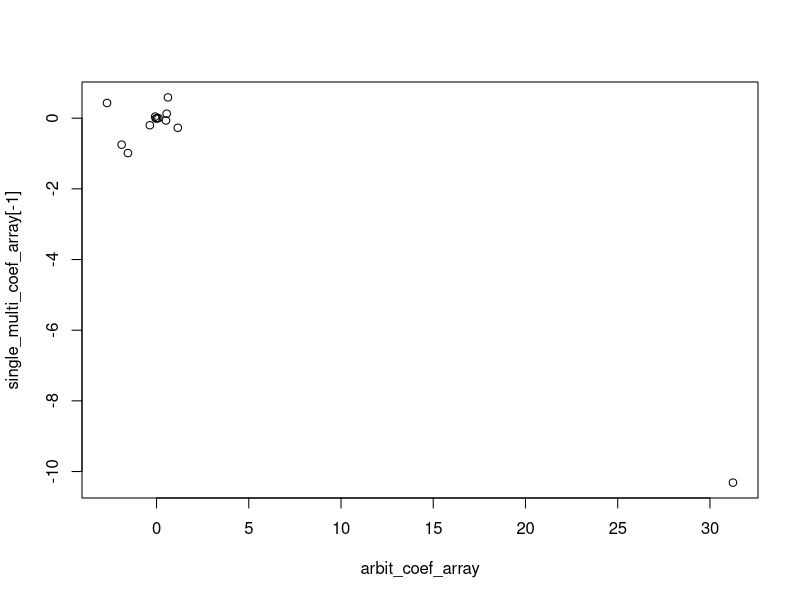

Recreate this plot in R.
# using Boston data
library(MASS)
data_boston = Boston

names(Boston)
data_boston = na.fail(data_boston)
str(data_boston)
attach(data_boston)
# To fit one simple linear regression
model1 = lm(crim~zn)
model1_summary = summary(model1)
# pvalue for zn coefficient
model1_summary$coefficients[,"Pr(>|t|)"][2]


# (a)

########### Function for getting a one on one regression for all predictors ############
# lets create a function that takes a dataframe
# giving it two arguments that will take dataframe and which column index should be y

model_creator_simple_lm = function (data_input,index,onlymodel = T)
  {
    
    # attaching the names of given dataframe
    attach(data_input)

    # Creating 4 lists ,for storing model,its names and summary,its names
    modellist = list()
    summarylist = list()
    modellistnames = list()
    summarylistnames = list()
    # creating a newdata named dataframe without our column y and only has all other X's
    newdata = data_input[,-index]
    count = 1
    
    # Starting the loop to record every model
    for(i in 1:length(data_input[,-index]))
      {
      # temporary model for given y(known from index argument) and current X
      #||||# tempmodel = lm(data_input[,index]~newdata[,count])
      
      # Another way of creating a linear regression and in this we will get coefficient names correctly
      # The following works like this
      # paste( colnames(data_input)[index],"~",colnames(newdata)[count],sep = "") --> this gives output as "crim~zn" ; paste will concentate
      # but we used as.formula("crim~zn") which will tell R to consider the string inside it as formula
      # Thats it!
      tempmodel = lm(as.formula(  paste( colnames(data_input)[index],"~",colnames(newdata)[count],sep = "")  )  )
      
      # Inserting that temp model in model list at its current count
      # Similarliy inserting summaries to in another empty list created earlier 
      modellist[[count]] = tempmodel
      summarylist[[count]] = summary(tempmodel)
      
      # Getting the names for model and summaries as well
      # Inserting that current name based on count and using paste function to concentate strings
      modellistnames[[count]] = paste(names(newdata)[count],"_Model",count,sep = "")
      summarylistnames[[count]] = paste(names(newdata)[count],"_Summary",count,sep = "")
      
      count=count+1
      }
    
    # Assigning the collected names from names list to the model's list
    names(modellist) = modellistnames
    names(summarylist) = summarylistnames
    
    # Creating a final big list which will contain All models  and All summaries as well
    # We have given Its name as Allmodels and Allsummaries to access them
    Model_and_summary = list(Allmodels = modellist,Allsummaries = summarylist)
    
    # Added another argument where we dont want summaries but only models lists
    if(onlymodel==T)
      {
      modellist
      }
    else
      {
      Model_and_summary
      }
  }


########## This function gives out a list of summaries #############
# Takes the list created earlier from the function model_creator_simple lm
# Returns a list that contains summary for each model stored that we got as output from previous function

get_summary_model = function(givenmodel)
  {
    summarylist = list()
    summarylistnames = list()
    count = 1
    for(i in 1:length(givenmodel))
      {
      summarylist[[count]] = summary(givenmodel[[count]])
      summarylistnames[[count]] = paste(names(givenmodel)[count],"_summary",sep = "")
      count = count + 1
      }
    names(summarylist) = summarylistnames
    summarylist
  }


arbit_model = model_creator_simple_lm(data_boston,1,onlymodel = T)
names(arbit_model)

# This are applicable when onlymodel argument is false,Then uncomment these  " #|||# "
#||||# arbit_model["Allmodels"]
#||||# summary(arbit_model["Allmodels"][[1]][[1]])

summary_arbit_model = get_summary_model(arbit_model)


# (b)
# To fit multiple regression model now
single_multi_model  = lm(crim~.,data = data_boston)
# From the summary lets see for which predictors p values are greater than 0.01
# zn,indus,chas,nox,rm,age,tax,ptratio,black,lstat can be neglected ,All of the mentioned predictors have pvalue > 0.01
summary(single_multi_model)

# (c)
# To compare coefficients of regression in single regression vs multiple regression
# lets store all the regression coefficients created for single regressions in a vector
# we will use coef function on each element in model list we created earlier

get_coefficients = function(givenmodel)
  {
  count= 1
  coef_array = array()
  for (i in 1:length(givenmodel))
    {
    coef_array[count]=coef(givenmodel[[count]])[2]
    names(coef_array)[count] = names(coef(givenmodel[[count]])[2])
    count = count+1
    }
  coef_array
  }

arbit_coef_array = get_coefficients(arbit_model)

single_multi_coef_array = coef(single_multi_model)

plot(arbit_coef_array,single_multi_coef_array[-1])

# (d)
# We will fit a polynomial function for every predictor

model_creator_poly_lm = function(data_input,index,onlymodel = T,polydegree)
  {
  attach(data_input)
  modellist = list()
  summarylist = list()
  modelnameslist = list()
  summarynameslist = list()
  newdata = data_input[,-index]
  count = 1
  for (i in 1:length(newdata))
    {
    tempmodel = lm( as.formula( paste(colnames(data_input)[index],"~","poly(",colnames(newdata)[count],",",polydegree,")" ,sep = "" ) ))
    modellist[[count]] = tempmodel
    summarylist[[count]] = summary(tempmodel)
    modelnameslist[[count]] = paste(names(newdata)[count],"_Model",count,sep = "")
    summarynameslist[[count]] = paste(names(newdata)[count],"_Summary",count,sep = "")
    count = count +1
    }
  names(modellist) = modelnameslist
  names(summarylist) = summarynameslist
  Model_and_summary = list(AllModels = modellist,AllSummaries = summarylist)
  
  if (onlymodel == T)
    {
    modellist
    }
  else 
    {
    Model_and_summary
    }
  }

poly_all_models = model_creator_poly_lm(data_boston[,-4],1,onlymodel = T,3)

